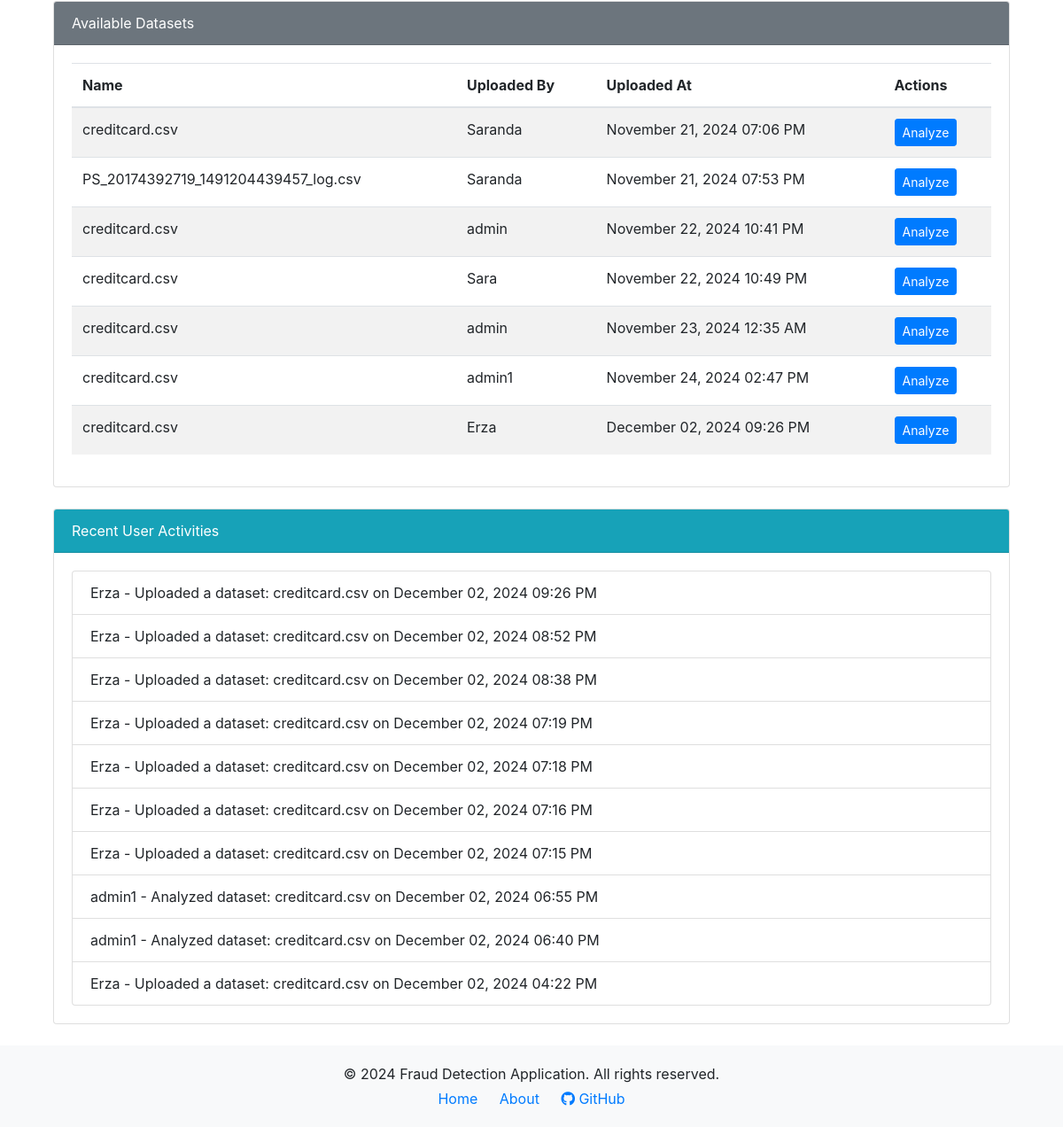
Before: /admin_dashboard/ (signed in, lower part) with the older database file.
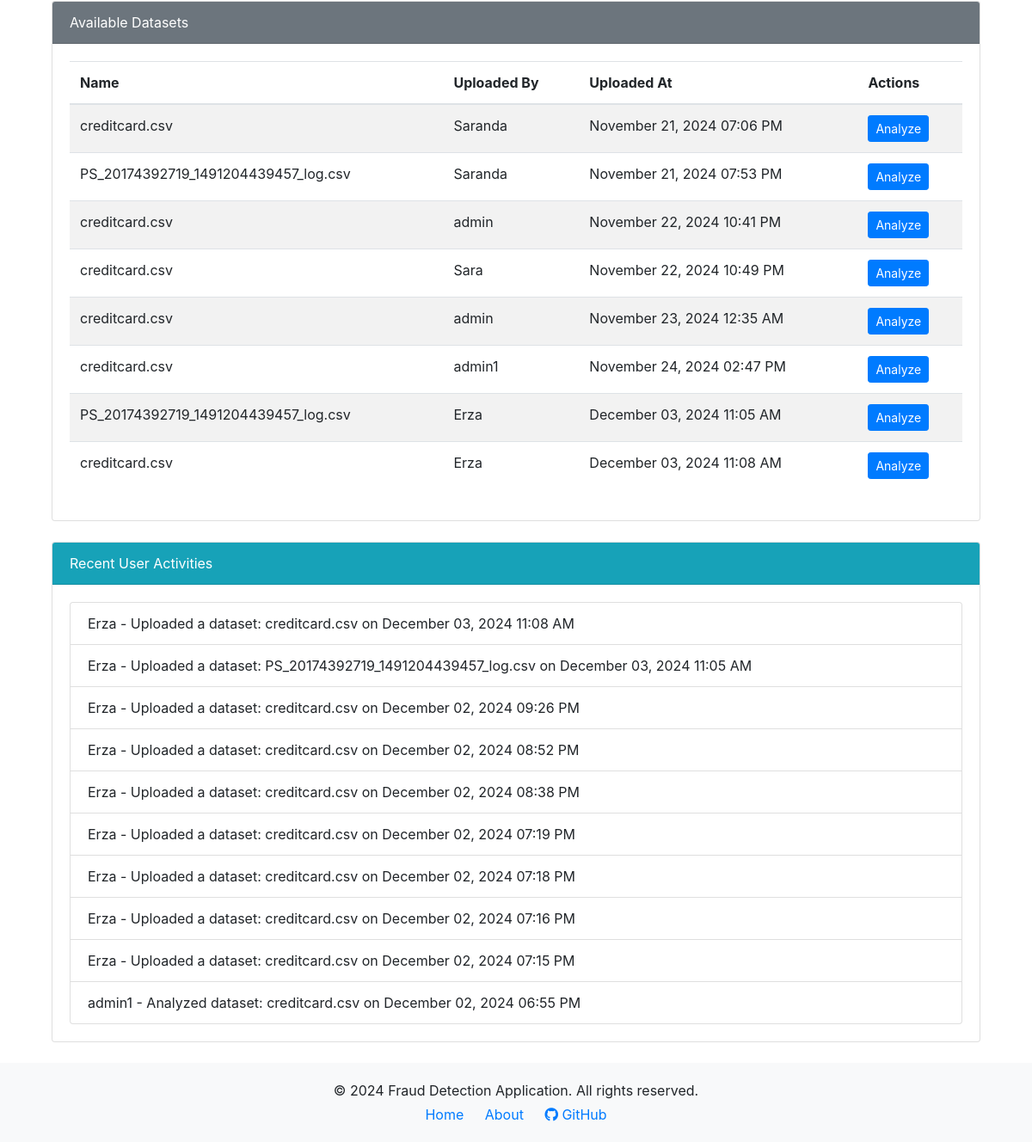
After: the same page with the newer database file.
### detection/models.py (models this page shows, shortened)
class Dataset(models.Model):
    name = models.CharField(max_length=255)
    file = models.FileField(upload_to='datasets/')
    uploaded_at = models.DateTimeField(auto_now_add=True)
    uploaded_by = models.ForeignKey(User, on_delete=models.CASCADE)

class UserActivityLog(models.Model):
    user = models.ForeignKey(User, on_delete=models.CASCADE)
    action = models.CharField(max_length=255)
    timestamp = models.DateTimeField(auto_now_add=True)

### detection/views.py (the view, shortened to what this page needs)
# urls.py: path('admin_dashboard/', views.admin_dashboard_view, name='admin_dashboard'),  # Admin dashboard
@login_required
@user_passes_test(is_admin)
def admin_dashboard_view(request):
    if not request.user.is_staff:  # Ensure only admins can access this view
        messages.error(request, "You do not have permission to access this page.")
        return redirect('user_dashboard')
    datasets = Dataset.objects.all()  # Admins can see all datasets
    user_activity_logs = UserActivityLog.objects.order_by('-timestamp')[:10]  # Last 10 activities
    scatter_url = None
    dataset_analysis = None
    return render(request, 'admin_dashboard.html', {
        'datasets': datasets,
        'scatter_url': scatter_url,
        'dataset_analysis': dataset_analysis,
        'user_activity_logs': user_activity_logs,
    })

### detection/views.py (called while the page is built)
def is_admin(user):
    return user.is_staff

### detection/templates/admin_dashboard.html (shortened to what this page needs)
{% extends 'base.html' %}
{% block content %}
<div class="container mt-4">
    <div class="card mb-4">
        <div class="card-header bg-secondary text-white">
            Available Datasets
        </div>
        <div class="card-body">
            {% if datasets %}
                <table class="table table-striped">
                    <thead>
                        <tr>
                            <th>Name</th>
                            <th>Uploaded By</th>
                            <th>Uploaded At</th>
                            <th>Actions</th>
                        </tr>
                    </thead>
                    <tbody>
                        {% for dataset in datasets %}
                        <tr>
                            <td>{{ dataset.name }}</td>
                            <td>{{ dataset.uploaded_by.username }}</td>
                            <td>{{ dataset.uploaded_at|date:"F d, Y h:i A" }}</td>
                            <td>
                                <form method="post">
                                    <button type="submit" class="btn btn-primary btn-sm">Analyze</button>
                                </form>
                            </td>
                        </tr>
                        {% endfor %}
                    </tbody>
                </table>
            {% else %}
                <p>No datasets available.</p>
            {% endif %}
        </div>
    </div>
    <div class="card mb-4">
        <div class="card-header bg-info text-white">
            Recent User Activities
        </div>
        <div class="card-body">
            {% if user_activity_logs %}
                <ul class="list-group">
                    {% for log in user_activity_logs %}
                        <li class="list-group-item">
                            {{ log.user.username }} - {{ log.action }} on {{ log.timestamp|date:"F d, Y h:i A" }}
                        </li>
                    {% endfor %}
                </ul>
            {% else %}
                <p>No user activities logged.</p>
            {% endif %}
        </div>
    </div>
</div>
{% endblock %}

### detection/templates/base.html (shortened to what this page needs)
<!DOCTYPE html>
<html lang="en">
<head>
    <link rel="stylesheet" href="https://maxcdn.bootstrapcdn.com/bootstrap/4.5.2/css/bootstrap.min.css">
    <link rel="stylesheet" href="https://cdnjs.cloudflare.com/ajax/libs/font-awesome/5.15.4/css/all.min.css">
</head>
<body>
    <main class="container mt-4">
        {% block content %}{% endblock %}
    </main>
    <footer class="text-center">
        <div class="container">
            <p class="mb-1">© 2024 Fraud Detection Application. All rights reserved.</p>
            <div class="footer-links">
                <a href="{% url 'home' %}">Home</a>
                <a href="{% url 'about' %}">About</a>
                <a href="https://github.com/your-repo" target="_blank"><i class="fab fa-github"></i> GitHub</a>
            </div>
        </div>
    </footer>
</body>
</html>

### detection/templates/base.html (style rules this page uses)
body { display: flex; flex-direction: column; min-height: 100vh; }
main { flex: 1; }
footer { background-color: #f8f9fa; padding: 20px 0; }
.footer-links a { color: #007bff; margin: 0 10px; text-decoration: none; }

Changed rows visible on the page:
removed Dataset: name "creditcard.csv", uploaded_by.username "Erza", uploaded_at "December 02, 2024 09:26 PM"
no longer on this page (row unchanged): UserActivityLog: user.username "admin1", action "Analyzed dataset: creditcard.csv", timestamp "December 02, 2024 06:40 PM"
no longer on this page (row unchanged): UserActivityLog: user.username "Erza", action "Uploaded a dataset: creditcard.csv", timestamp "December 02, 2024 04:22 PM"
added Dataset: name "PS_20174392719_1491204439457_log.csv", uploaded_by.username "Erza", uploaded_at "December 03, 2024 11:05 AM"
added Dataset: name "creditcard.csv", uploaded_by.username "Erza", uploaded_at "December 03, 2024 11:08 AM"
added UserActivityLog: user.username "Erza", action "Uploaded a dataset: creditcard.csv", timestamp "December 03, 2024 11:08 AM"
added UserActivityLog: user.username "Erza", action "Uploaded a dataset: PS_20174392719_1491204439457_log.csv", timestamp "December 03, 2024 11:05 AM"
